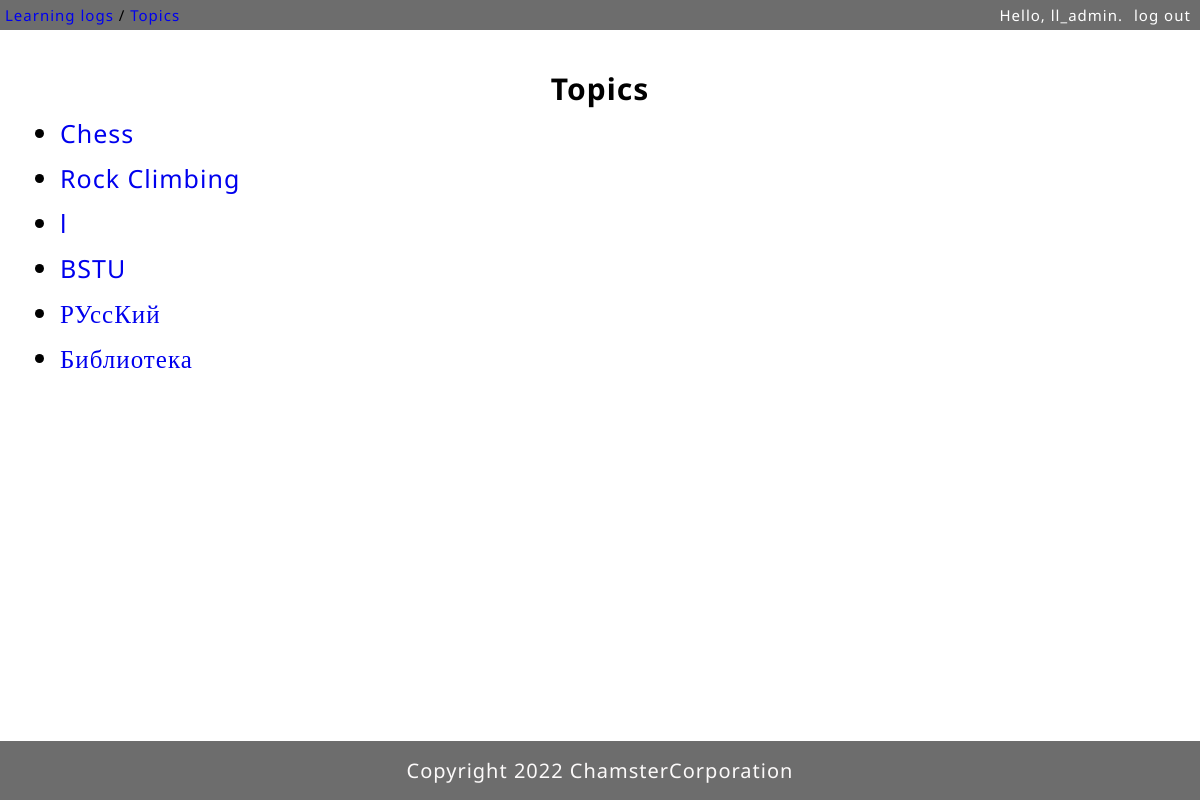
The app's page /topics/ (signed in) with its own data.
### learning_logs/models.py (models this page shows)
class Topic(models.Model):
    text = models.CharField(max_length=200)
    date_added = models.DateTimeField(auto_now_add=True)
    owner = models.ForeignKey(User, on_delete=models.CASCADE)
    def __str__(self):
        return self.text

### learning_logs/views.py (the view)
# urls.py: path('topics/', views.topics, name='topics'),
@login_required
def topics(request):
    topics = Topic.objects.filter(owner=request.user).order_by('date_added')
    context = {'topics': topics}
    return render(request, 'learning_logs/topics.html', context)

### learning_logs/templates/learning_logs/topics.html (shortened to what this page needs)
{% extends "learning_logs/base.html" %}
{% block nav %}
    /<a href="{% url 'learning_logs:topics' %}"> Topics</a>
{% endblock nav %}
{% block content %}
<h1>Topics</h1>
<ul>
    {% for topic in topics %}
    <li><a href="{% url 'learning_logs:topic' topic.id %}">{{ topic }}</a></li>
    {% empty %}
    <li>No topics have been added yet.</li>
    {% endfor %}
</ul>
{% endblock content %}

### learning_logs/templates/learning_logs/base.html (shortened to what this page needs)
<!DOCTYPE html>
<html lang="en">
<head>
    <link rel="stylesheet" href="../../static/learning_logs/css/css.css">
</head>
<body>
    <section>
        <header>
            <div class="grid">
                <nav>
                    <a href="{% url 'learning_logs:index' %}" >Learning logs</a>
                    {% block nav %} {% endblock nav %}
                </nav>
                {% if user.is_authenticated %}
                    <a href="" class="greeting_register">Hello, {{ user.username }}.</a>
                    <a href="{% url 'users:logout' %}" class="login_logout">log out</a>
                {% else %}
                    <a href="{% url 'users:register' %}" class="greeting_register">Register</a>
                    <a href="{% url 'users:login'%}" class="login_logout">login</a>
                {% endif %}
            </div>
        </header>
        <article>
            {% block content %}
            {% endblock content %}
        </article>
        <footer>
            Copyright 2022 ChamsterCorporation
        </footer>
    </section>
</body>
</html>

### learning_logs/static/learning_logs/css/css.css (style rules this page uses)
* { margin: 0; padding: 0px; }
body { font-family: "Noto Sans"; letter-spacing: 1px; line-height: 45px; }
html, body { height: 100%; }
a { text-decoration: none; }
nav { grid-area: nav; }
section { display: flex; flex-direction: column; height: 100%; }
header { flex: 0 0 auto; background-color: rgba(51, 51, 51, 0.712); padding-left: 5px; font-size: 15px; line-height: 30px; position: relative; }
.grid { display: grid; grid-template-areas: "nav greeting login_logout"; grid-template-columns: 50% 1fr 70px; }
article { flex: 1 0 auto; padding-left: 5%; padding-right: 5%; padding-bottom: 5%; padding-top: 3%; font-size: 25px; }
footer { flex: 0 0 auto; background-color: rgba(51, 51, 51, 0.712); text-align: center; font-size: 20px; color: #fcfafa; padding: 7px; }
h1 { text-align: center; font-size: 30px; }
.login_logout { display: block; top: 0; right: 10px; color: white; grid-area: login_logout; padding-left: 4px; }
.greeting_register { grid-area: greeting; text-align: right; padding-right: 7px; color: white; }

### records on screen
Topic: text "Chess"
Topic: text "Rock Climbing"
Topic: text "l"
Topic: text "BSTU"
Topic: text "РУссКий"
Topic: text "Библиотека"

### other values on screen
{{ user.username }} "ll_admin"
